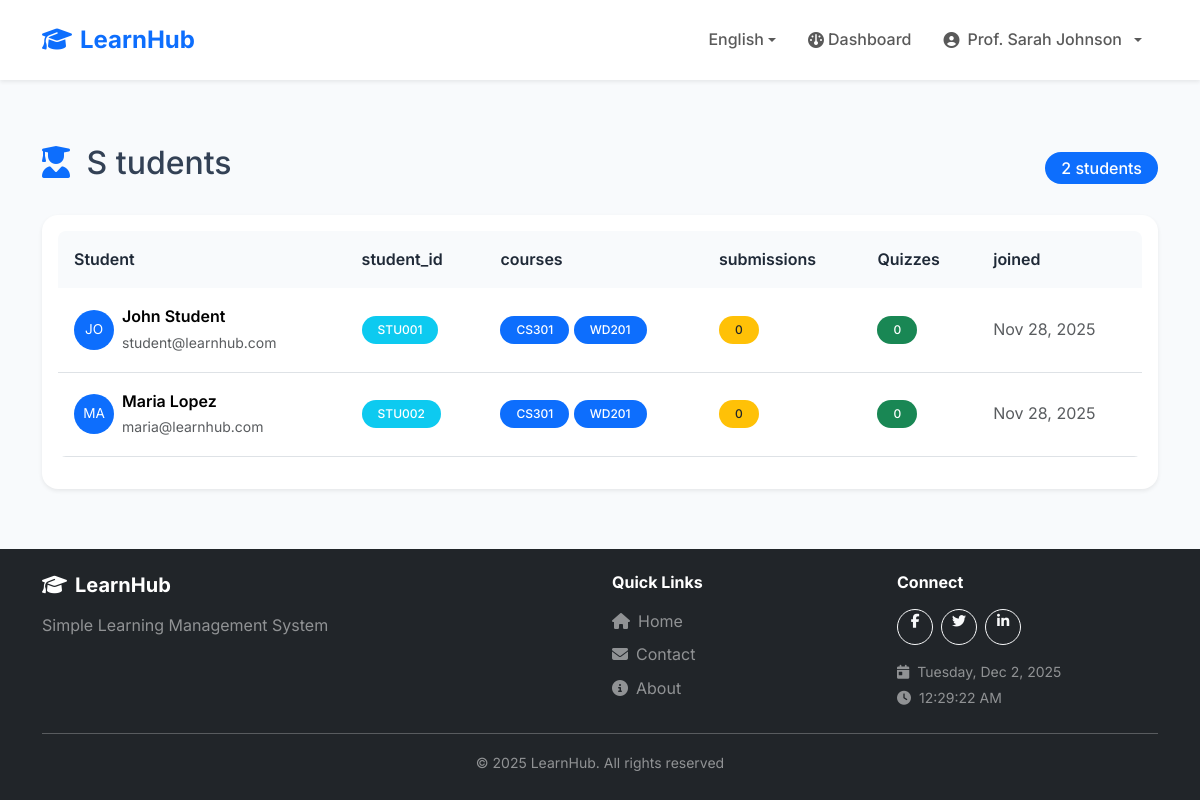
The app's page /teacher/students.php (signed in), older data.
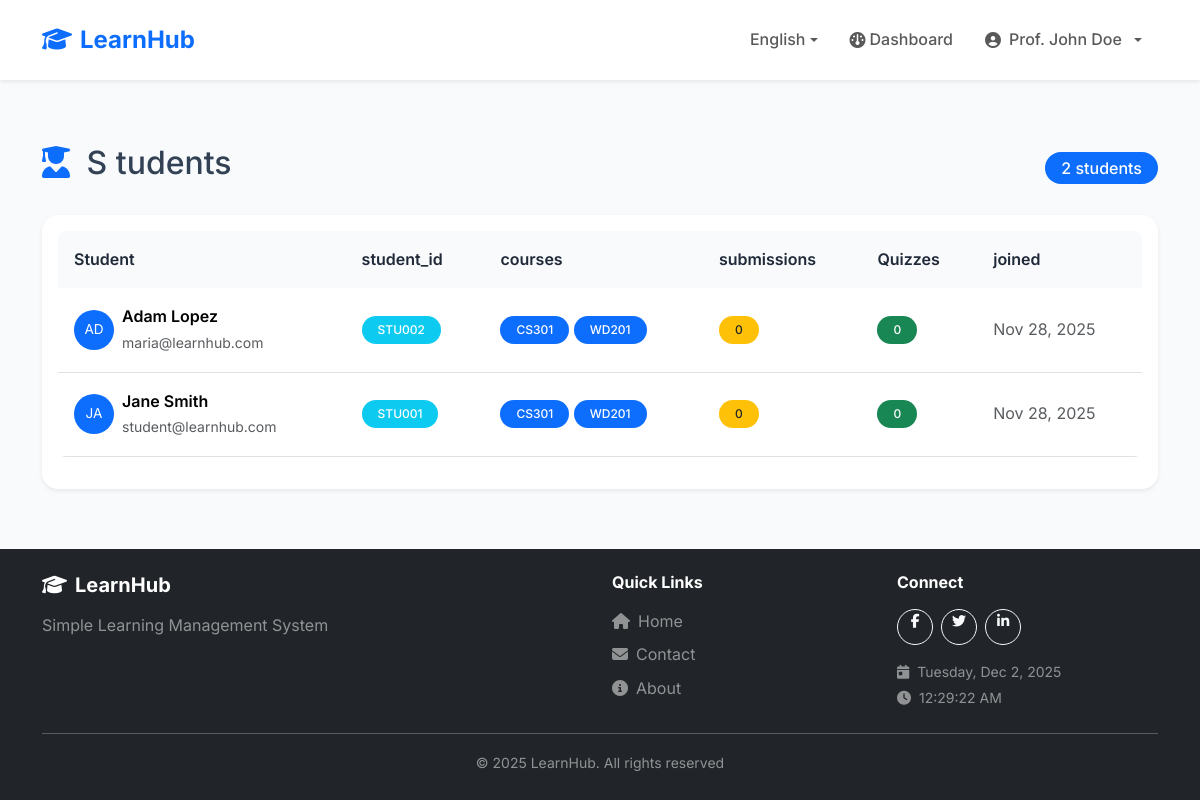
The same page, newer data.
### tables this page shows
CREATE TABLE users (
    id INT AUTO_INCREMENT PRIMARY KEY,
    username VARCHAR(50) UNIQUE NOT NULL,
    email VARCHAR(100) UNIQUE NOT NULL,
    password VARCHAR(255) NOT NULL,
    full_name VARCHAR(100) NOT NULL,
    role ENUM('student', 'teacher', 'admin') DEFAULT 'student',
    status ENUM('pending', 'approved', 'rejected', 'suspended') DEFAULT 'approved',
    student_id VARCHAR(20) NULL,
    profile_picture VARCHAR(255) NULL,
    phone VARCHAR(20) NULL,
    bio TEXT NULL,
    verification_token VARCHAR(100) NULL,
    verification_document VARCHAR(255) NULL,
    verified_at TIMESTAMP NULL,
    verified_by INT NULL,
    created_at TIMESTAMP DEFAULT CURRENT_TIMESTAMP,
    FOREIGN KEY (verified_by) REFERENCES users(id) ON DELETE SET NULL
);

### config/languages.php (called while the page is built, shortened)
<?php
$currentLanguage = $_SESSION['language'];
$translationFile = __DIR__ . '/../lang/' . $currentLanguage . '.php';
if (file_exists($translationFile)) {
    $translations = require $translationFile;
} else {
    $translations = require __DIR__ . '/../lang/en.php';
}
function __($key) {
    global $translations;
    return $translations[$key] ?? $key;
}
function getCurrentLanguage() {
    return $_SESSION['language'] ?? 'en';
}
function getLanguageDirection() {
    $rtlLanguages = ['ar'];
    return in_array(getCurrentLanguage(), $rtlLanguages) ? 'rtl' : 'ltr';
}

### config/helpers/auth.php (called while the page is built, shortened)
<?php
function isLoggedIn() {
    return isset($_SESSION['user_id']);
}
function getCurrentUser() {
    global $pdo;
    if ($pdo) {
        $stmt = $pdo->prepare("SELECT * FROM users WHERE id = ?");
        $stmt->execute([$_SESSION['user_id']]);
        return $stmt->fetch();
    }
    return [
        'id' => $_SESSION['user_id'] ?? null,
        'full_name' => $_SESSION['user_name'] ?? '',
        'role' => $_SESSION['user_role'] ?? ''
    ];
}
function hasRole($role) {
    return isset($_SESSION['user_role']) && $_SESSION['user_role'] === $role;
}
?>

### config/helpers/validation.php (called while the page is built, shortened)
<?php
function sanitize($input) {
    return htmlspecialchars(trim($input), ENT_QUOTES, 'UTF-8');
}
?>

### config/helpers/formatting.php (called while the page is built, shortened)
<?php
function formatDateShort($date) {
    return date('M d, Y', strtotime($date));
}
?>

### teacher/students.php (the view, shortened to what the changed rows need)
<?php
require_once '../config/config.php';
$user = getCurrentUser();
$stmt = $pdo->prepare("
    SELECT DISTINCT u.*,
           GROUP_CONCAT(DISTINCT c.course_code ORDER BY c.course_code SEPARATOR ', ') as courses,
           (SELECT COUNT(*) FROM submissions s
            JOIN assignments a ON s.assignment_id = a.id
            JOIN courses c2 ON a.course_id = c2.id
            WHERE s.student_id = u.id AND c2.teacher_id = ?) as submission_count,
           (SELECT COUNT(*) FROM quiz_attempts qa
            JOIN quizzes q ON qa.quiz_id = q.id
            JOIN courses c3 ON q.course_id = c3.id
            WHERE qa.student_id = u.id AND c3.teacher_id = ? AND qa.completed_at IS NOT NULL) as quiz_count
    FROM users u
    JOIN enrollments e ON u.id = e.student_id
    JOIN courses c ON e.course_id = c.id
    WHERE c.teacher_id = ?
    GROUP BY u.id
    ORDER BY u.full_name
");
$stmt->execute([$user['id'], $user['id'], $user['id']]);
$students = $stmt->fetchAll();
include '../includes/header.php';
?>
<div class="container my-5">
    <div class="d-flex justify-content-between align-items-center mb-4">
        <h2>
            <i class="fas fa-user-graduate text-primary <?= getLanguageDirection() === 'rtl' ? 'ms-2' : 'me-2' ?>"></i>
            <?= __('S  tudents') ?>
        </h2>
    </div>
    <div class="card border-0 shadow-sm">
        <div class="card-body">
            <?php if (empty($students)): ?>
                <div class="text-center py-5">
                    <i class="fas fa-user-graduate fa-4x text-muted mb-3"></i>
                    <p class="text-muted mb-2"><?= __('no_students_enrolled') ?></p>
                    <small class="text-muted"><?= __('share_course_code_hint') ?></small>
                </div>
            <?php else: ?>
                <div class="table-responsive">
                    <table class="table table-hover align-middle">
                        <thead>
                            <tr>
                                <th><?= __('student') ?></th>
                                <th><?= __('student_id') ?></th>
                                <th><?= __('courses') ?></th>
                                <th><?= __('submissions') ?></th>
                                <th><?= __('quizzes') ?></th>
                                <th><?= __('joined') ?></th>
                            </tr>
                        </thead>
                        <tbody>
                            <?php foreach ($students as $student): ?>
                                <tr>
                                    <td>
                                        <div class="d-flex align-items-center gap-2">
                                            <div class="bg-primary text-white rounded-circle d-flex align-items-center justify-content-center icon-circle-md">
                                                <?= strtoupper(substr($student['full_name'], 0, 2)) ?>
                                            </div>
                                            <div>
                                                <div class="fw-semibold"><?= sanitize($student['full_name']) ?></div>
                                                <small class="text-muted"><?= sanitize($student['email']) ?></small>
                                            </div>
                                        </div>
                                    </td>
                                    <td>
                                        <?php if ($student['student_id']): ?>
                                            <span class="badge bg-info"><?= sanitize($student['student_id']) ?></span>
                                        <?php else: ?>
                                            <span class="text-muted">-</span>
                                        <?php endif; ?>
                                    </td>
                                    <td>
                                        <?php
                                        $courseList = explode(', ', $student['courses']);
                                        foreach ($courseList as $code):
                                        ?>
                                            <span class="badge bg-primary"><?= sanitize($code) ?></span>
                                        <?php endforeach; ?>
                                    </td>
                                    <td>
                                        <span class="badge bg-warning text-dark"><?= $student['submission_count'] ?></span>
                                    </td>
                                    <td>
                                        <span class="badge bg-success"><?= $student['quiz_count'] ?></span>
                                    </td>
                                    <td class="text-muted"><?= formatDateShort($student['created_at']) ?></td>
                                </tr>
                            <?php endforeach; ?>
                        </tbody>
                    </table>
                </div>
            <?php endif; ?>
        </div>
    </div>
</div>
<?php include '../includes/footer.php'; ?>

### includes/header.php (shortened to what the changed rows need)
<?php
$currentUser = getCurrentUser();
?>
<!DOCTYPE html>
<html lang="<?= getCurrentLanguage() ?>" dir="<?= getLanguageDirection() ?>">
<head>
    <link href="https://cdn.jsdelivr.net/npm/bootstrap@5.3.2/dist/css/bootstrap.min.css" rel="stylesheet">
    <link rel="stylesheet" href="https://cdnjs.cloudflare.com/ajax/libs/font-awesome/6.4.2/css/all.min.css">
    <link rel="stylesheet" href="<?= SITE_URL ?>/assets/css/style.css?v=<?= time() ?>">
</head>
<body>
    <nav class="navbar navbar-expand-lg navbar-light bg-white shadow-sm sticky-top">
        <div class="container">
            <div class="collapse navbar-collapse" id="navbarNav">
                <ul class="navbar-nav <?= getLanguageDirection() === 'rtl' ? 'me-auto' : 'ms-auto' ?> align-items-center">
                    <?php if (isLoggedIn()): ?>
                        <?php if (hasRole('teacher') && !hasRole('admin')): ?>
                            <li class="nav-item">
                                <a class="nav-link" href="<?= SITE_URL ?>/teacher/index.php">
                                    <i class="fas fa-gauge <?= getLanguageDirection() === 'rtl' ? 'ms-1' : 'me-1' ?>"></i><?= __('dashboard') ?>
                                </a>
                            </li>
                        <?php endif; ?>
                        <li class="nav-item dropdown">
                            <a class="nav-link dropdown-toggle d-flex align-items-center gap-2" href="#" id="userDropdown" role="button" data-bs-toggle="dropdown">
                                <?php if (!empty($currentUser['profile_picture'])): ?>
                                    <img src="<?= SITE_URL ?>/uploads/<?= sanitize($currentUser['profile_picture']) ?>"
                                         class="rounded-circle"
                                         class="rounded-circle avatar-sm"
                                         alt="<?= sanitize($currentUser['full_name']) ?>">
                                <?php else: ?>
                                    <i class="fas fa-user-circle"></i>
                                <?php endif; ?>
                                <span><?= sanitize($currentUser['full_name']) ?></span>
                            </a>
                        </li>
                    <?php endif; ?>
                </ul>
            </div>
        </div>
    </nav>
    <main>

Row changes from the older to the newer data that the page shows:
changed users: full_name "Prof. Sarah Johnson" → "Prof. John Doe"
changed users "maria@learnhub.com": full_name "MA" → "AD"; full_name "Maria Lopez" → "Adam Lopez"; moves up the list
changed users "student@learnhub.com": full_name "JO" → "JA"; full_name "John Student" → "Jane Smith"
